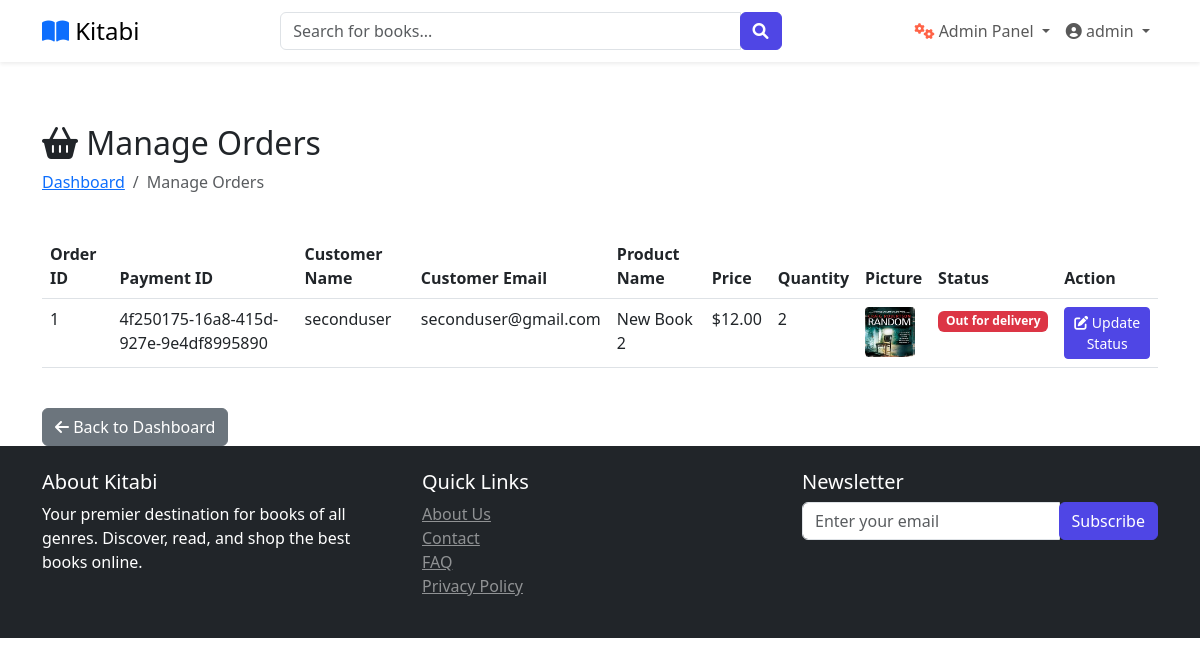
The page /view-orders (signed in) on the database its author committed.
### website/models.py (models this page shows, shortened)
class Customer(db.Model, UserMixin):
    id = db.Column(db.Integer, primary_key=True)
    full_name = db.Column(db.String(100), nullable=False)
    email = db.Column(db.String(100), unique=True, nullable=False)
    username = db.Column(db.String(100), unique=True, nullable=False)
    password_hash = db.Column(db.String(200), nullable=False)
    date_joined = db.Column(db.DateTime(), default=datetime.utcnow)
    is_admin_val = db.Column(db.Boolean, default=False)
    last_login = db.Column(db.DateTime)
    status = db.Column(db.String(20), default='active')
    cart_items = db.relationship('Cart', back_populates='customer', lazy=True)
    orders = db.relationship('Order', back_populates='customer', lazy=True)
    activity_logs = db.relationship('ActivityLog', back_populates='user', lazy=True)
    roles = db.relationship(
        'Role',
        secondary=user_roles,
        back_populates='users',
        lazy='dynamic'
    )
    @property
    def password(self):
        raise AttributeError('Password is not a readable Attribute')
    @property
    def is_admin(self):
        return self.is_admin_val or any(
            role.name in ['Super Admin', 'Product Manager', 'Order Manager']
            for role in self.roles
        )
    def has_permission(self, permission):
        if not self.roles:
            return False
        for role in self.roles:
            permissions = role.permissions or []
            if permission in permissions:
                return True
        return False

class Order(db.Model):
    id = db.Column(db.Integer, primary_key=True)
    quantity = db.Column(db.Integer, nullable=False)
    price = db.Column(db.Float, nullable=False)
    status = db.Column(db.String(100), nullable=False)
    payment_id = db.Column(db.String(1000), nullable=False)
    customer_link = db.Column(db.Integer, db.ForeignKey('customer.id'), nullable=False)
    product_link = db.Column(db.Integer, db.ForeignKey('product.id'), nullable=False)
    customer = db.relationship('Customer', back_populates='orders')
    product = db.relationship('Product', back_populates='orders')

class Product(db.Model):
    id = db.Column(db.Integer, primary_key=True)
    product_name = db.Column(db.String(100), nullable=False)
    author = db.Column(db.String(100), nullable=False)
    rating = db.Column(db.Float, nullable=False)
    current_price = db.Column(db.Float, nullable=False)
    in_stock = db.Column(db.Integer, nullable=False)
    low_stock_threshold = db.Column(db.Integer, default=10)
    warehouse_location = db.Column(db.String(100), nullable=False, default='Main Warehouse')
    promotion_percentage = db.Column(db.Integer, default=0)
    discounted_price = db.Column(db.Float, nullable=True)
    product_picture = db.Column(db.String(1000), nullable=False)
    flash_sale = db.Column(db.Boolean, default=False)
    date_added = db.Column(db.DateTime, default=datetime.utcnow)
    category_id = db.Column(db.Integer, db.ForeignKey('category.id'), nullable=False)
    subcategory_id = db.Column(db.Integer, db.ForeignKey('sub_category.id'), nullable=False)
    last_stock_update = db.Column(db.DateTime, default=datetime.utcnow)
    carts = db.relationship('Cart', back_populates='product', lazy=True)
    orders = db.relationship('Order', back_populates='product', lazy=True)
    stock_history = db.relationship('StockHistory', back_populates='product', lazy=True)
    category = db.relationship('Category', back_populates='products')
    subcategory = db.relationship('SubCategory', back_populates='products')

### website/admin.py (the view)
@admin.route('/view-orders')
@login_required
@admin_required
@check_permission('manage_orders')
def order_view():
    orders = Order.query.all()
    return render_template('view_orders.html', orders=orders)

### website/templates/view_orders.html (shortened to what this page needs)
{% extends 'base.html' %}
{% block body %}
<div class="container mt-5">
    <div class="row mb-4">
        <div class="col">
            <h2><i class="fas fa-shopping-basket"></i> Manage Orders</h2>
            <nav aria-label="breadcrumb">
                <ol class="breadcrumb">
                    <li class="breadcrumb-item"><a href="{{ url_for('admin.admin_page') }}">Dashboard</a></li>
                    <li class="breadcrumb-item active">Manage Orders</li>
                </ol>
            </nav>
        </div>
    </div>
    {% if orders | length < 1 %}
    <div class="alert alert-info">
        <h4 class="alert-heading">No Orders Available</h4>
        <p>There are currently no orders to manage.</p>
        <a href="{{ url_for('admin.admin_page') }}" class="btn btn-secondary">
            <i class="fas fa-arrow-left"></i> Back to Dashboard
        </a>
    </div>
    {% else %}
    <div class="table-responsive">
        <table class="table table-hover">
            <thead class="thead-light">
                <tr>
                    <th scope="col">Order ID</th>
                    <th scope="col">Payment ID</th>
                    <th scope="col">Customer Name</th>
                    <th scope="col">Customer Email</th>
                    <th scope="col">Product Name</th>
                    <th scope="col">Price</th>
                    <th scope="col">Quantity</th>
                    <th scope="col">Picture</th>
                    <th scope="col">Status</th>
                    <th scope="col">Action</th>
                </tr>
            </thead>
            <tbody>
                {% for order in orders %}
                <tr>
                    <td>{{ order.id }}</td>
                    <td>{{ order.payment_id }}</td>
                    <td>{{ order.customer.username }}</td>
                    <td>{{ order.customer.email }}</td>
                    <td>{{ order.product.product_name }}</td>
                    <td>${{ "%.2f"|format(order.price) }}</td>
                    <td>{{ order.quantity }}</td>
                    <td>
                        <img src="{{ order.product.product_picture }}"
                             alt="{{ order.product.product_name }}"
                             style="height: 50px; width: 50px; border-radius: 4px;">
                    </td>
                    <td>
                        <span class="badge
                            {% if order.status == 'Completed' %}
                                bg-success
                            {% elif order.status == 'Pending' %}
                                bg-warning
                            {% else %}
                                bg-danger
                            {% endif %}">
                            {{ order.status }}
                        </span>
                    </td>
                    <td>
                        <a href="{{ url_for('admin.update_order', order_id=order.id) }}"
                           class="btn btn-primary btn-sm">
                            <i class="fas fa-edit"></i> Update Status
                        </a>
                    </td>
                </tr>
                {% endfor %}
            </tbody>
        </table>
    </div>
    {% endif %}
    <div class="row mt-4">
        <div class="col">
            <a href="{{ url_for('admin.admin_page') }}" class="btn btn-secondary">
                <i class="fas fa-arrow-left"></i> Back to Dashboard
            </a>
        </div>
    </div>
</div>
{% endblock %}

### website/templates/base.html (shortened to what this page needs)
<!DOCTYPE html>
<html lang="en">
<head>
    <link rel="stylesheet" href="{{ url_for('static', filename='css/bootstrap.min.css') }}">
    <link rel="stylesheet" href="{{ url_for('static', filename='css/owl.carousel.min.css') }}">
    <link rel="stylesheet" href="{{ url_for('static', filename='css/style.css') }}">
    <link rel="stylesheet" href="https://cdnjs.cloudflare.com/ajax/libs/font-awesome/6.0.0/css/all.min.css">
</head>
<body>
    <nav class="navbar navbar-expand-lg navbar-light bg-white fixed-top shadow-sm">
        <div class="container">
            <a class="navbar-brand" href="/">
                <i class="fas fa-book-open text-primary"></i>
                <span class="font-weight-bold ml-2">Kitabi</span>
            </a>
            <div class="collapse navbar-collapse" id="navbarNav">
                <form class="form-inline mx-auto w-50">
                    <div class="input-group w-100">
                        <input type="text" class="form-control" placeholder="Search for books...">
                        <div class="input-group-append">
                            <button class="btn btn-primary" type="submit">
                                <i class="fas fa-search"></i>
                            </button>
                        </div>
                    </div>
                </form>
                <ul class="navbar-nav ml-auto">
                    {% if current_user.is_authenticated %}
                    {% if current_user.is_admin or current_user.is_superadmin %}
                        <li class="nav-item dropdown">
                            <a class="nav-link dropdown-toggle" href="#" id="adminDropdown" role="button"
                               data-toggle="dropdown" aria-expanded="false">
                                <i class="fas fa-cogs" style="color: #ff6347;"></i> Admin Panel
                            </a>
                        </li>
                    {% endif %}
                        <li class="nav-item dropdown">
                            <a class="nav-link dropdown-toggle" href="#" id="userDropdown" role="button"
                               data-toggle="dropdown" aria-expanded="false">
                                <i class="fas fa-user-circle"></i> {{ current_user.username }}
                            </a>
                        </li>
                    {% else %}
                        <li class="nav-item">
                            <a class="nav-link" href="{{ url_for('auth.login') }}">
                                <i class="fas fa-sign-in-alt"></i> Log In
                            </a>
                        </li>
                    {% endif %}
                </ul>
            </div>
        </div>
    </nav>
    {% block body %}
    {% endblock %}
    <footer class="bg-dark text-white py-4">
        <div class="container">
            <div class="row">
                <div class="col-md-4">
                    <h5>About Kitabi</h5>
                    <p>Your premier destination for books of all genres. Discover, read, and shop the best books online.</p>
                </div>
                <div class="col-md-4">
                    <h5>Quick Links</h5>
                    <ul class="list-unstyled">
                        <li><a href="#" class="text-white-50">About Us</a></li>
                        <li><a href="#" class="text-white-50">Contact</a></li>
                        <li><a href="#" class="text-white-50">FAQ</a></li>
                        <li><a href="#" class="text-white-50">Privacy Policy</a></li>
                    </ul>
                </div>
                <div class="col-md-4">
                    <h5>Newsletter</h5>
                    <form>
                        <div class="input-group">
                            <input type="email" class="form-control" placeholder="Enter your email">
                            <div class="input-group-append">
                                <button class="btn btn-primary" type="submit">Subscribe</button>
                            </div>
                        </div>
                    </form>
                </div>
            </div>
        </div>
    </footer>
</body>
</html>

### website/static/css/style.css (style rules this page uses)
:root { --primary-color: #4f46e5; --secondary-color: #818cf8; --dark-color: #1f2937; --light-color: #f3f4f6; }
body { font-family: 'Segoe UI', Tahoma, Geneva, Verdana, sans-serif; padding-top: 76px; margin: 0; }
.navbar-brand { font-size: 1.5rem; }
.btn-primary { background-color: var(--primary-color); border-color: var(--primary-color); }

### rows shown on the page
Customer: username "admin"
Order: id "1", payment_id "4f250175-16a8-415d-927e-9e4df8995890", customer.username "seconduser", customer.email "seconduser@gmail.com", product.product_name "New Book 2", price "12.00", quantity "2", product.product_picture (picture), status "Out for delivery"
